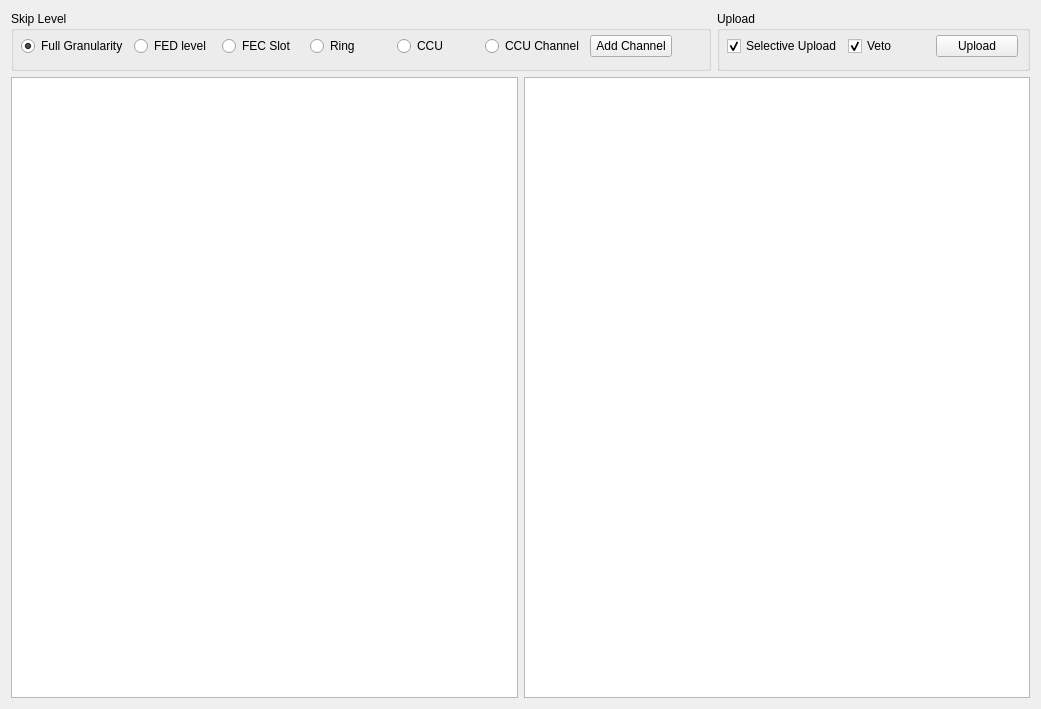
<?xml version="1.0" encoding="UTF-8"?>
<ui version="4.0">
 <class>DBUpload</class>
 <widget class="QConnectedTabWidget" name="DBUpload">
  <property name="geometry">
   <rect>
    <x>0</x>
    <y>0</y>
    <width>1041</width>
    <height>709</height>
   </rect>
  </property>
  <property name="windowTitle">
   <string>Run Info</string>
  </property>
  <layout class="QGridLayout" name="gridLayout">
   <item row="1" column="0">
    <widget class="QGroupBox" name="groupSelLevel">
     <property name="sizePolicy">
      <sizepolicy hsizetype="Minimum" vsizetype="Fixed">
       <horstretch>0</horstretch>
       <verstretch>0</verstretch>
      </sizepolicy>
     </property>
     <property name="minimumSize">
      <size>
       <width>700</width>
       <height>60</height>
      </size>
     </property>
     <property name="title">
      <string>Skip Level</string>
     </property>
     <widget class="QWidget" name="horizontalLayoutWidget">
      <property name="geometry">
       <rect>
        <x>10</x>
        <y>10</y>
        <width>651</width>
        <height>51</height>
       </rect>
      </property>
      <layout class="QHBoxLayout" name="horizontalLayout_3">
       <item>
        <widget class="QRadioButton" name="radAll">
         <property name="text">
          <string>Full Granularity</string>
         </property>
         <property name="checked">
          <bool>true</bool>
         </property>
        </widget>
       </item>
       <item>
        <widget class="QRadioButton" name="radFed">
         <property name="text">
          <string>FED level</string>
         </property>
        </widget>
       </item>
       <item>
        <widget class="QRadioButton" name="radFec">
         <property name="text">
          <string>FEC Slot</string>
         </property>
        </widget>
       </item>
       <item>
        <widget class="QRadioButton" name="radRing">
         <property name="text">
          <string>Ring</string>
         </property>
        </widget>
       </item>
       <item>
        <widget class="QRadioButton" name="radCcu">
         <property name="text">
          <string>CCU</string>
         </property>
        </widget>
       </item>
       <item>
        <widget class="QRadioButton" name="radCcuChan">
         <property name="text">
          <string>CCU Channel</string>
         </property>
        </widget>
       </item>
       <item>
        <widget class="QPushButton" name="btnAddSkip">
         <property name="text">
          <string>Add Channel</string>
         </property>
        </widget>
       </item>
      </layout>
     </widget>
    </widget>
   </item>
   <item row="2" column="0" colspan="2">
    <layout class="QHBoxLayout" name="horizontalLayout">
     <item>
      <widget class="QTextEdit" name="txtCurRunInfo">
       <property name="enabled">
        <bool>true</bool>
       </property>
       <property name="sizePolicy">
        <sizepolicy hsizetype="Expanding" vsizetype="Expanding">
         <horstretch>0</horstretch>
         <verstretch>0</verstretch>
        </sizepolicy>
       </property>
       <property name="minimumSize">
        <size>
         <width>0</width>
         <height>250</height>
        </size>
       </property>
       <property name="readOnly">
        <bool>true</bool>
       </property>
      </widget>
     </item>
     <item>
      <widget class="QTableView" name="skipList">
       <property name="sizePolicy">
        <sizepolicy hsizetype="Expanding" vsizetype="Expanding">
         <horstretch>0</horstretch>
         <verstretch>0</verstretch>
        </sizepolicy>
       </property>
      </widget>
     </item>
    </layout>
   </item>
   <item row="1" column="1">
    <widget class="QGroupBox" name="groupUpload">
     <property name="sizePolicy">
      <sizepolicy hsizetype="Minimum" vsizetype="Preferred">
       <horstretch>0</horstretch>
       <verstretch>0</verstretch>
      </sizepolicy>
     </property>
     <property name="title">
      <string>Upload</string>
     </property>
     <widget class="QWidget" name="horizontalLayoutWidget_2">
      <property name="geometry">
       <rect>
        <x>10</x>
        <y>10</y>
        <width>291</width>
        <height>51</height>
       </rect>
      </property>
      <layout class="QHBoxLayout" name="horizontalLayout_2">
       <item>
        <widget class="QCheckBox" name="chkSkip">
         <property name="text">
          <string>Selective Upload</string>
         </property>
         <property name="checked">
          <bool>true</bool>
         </property>
        </widget>
       </item>
       <item>
        <widget class="QCheckBox" name="chkVeto">
         <property name="text">
          <string>Veto</string>
         </property>
         <property name="checked">
          <bool>true</bool>
         </property>
        </widget>
       </item>
       <item>
        <widget class="QPushButton" name="btnUpload">
         <property name="text">
          <string>Upload</string>
         </property>
        </widget>
       </item>
      </layout>
     </widget>
    </widget>
   </item>
  </layout>
 </widget>
 <customwidgets>
  <customwidget>
   <class>QConnectedTabWidget</class>
   <extends>QWidget</extends>
   <header>QConnectedTabWidget.h</header>
   <container>1</container>
  </customwidget>
 </customwidgets>
 <resources/>
 <connections/>
</ui>
